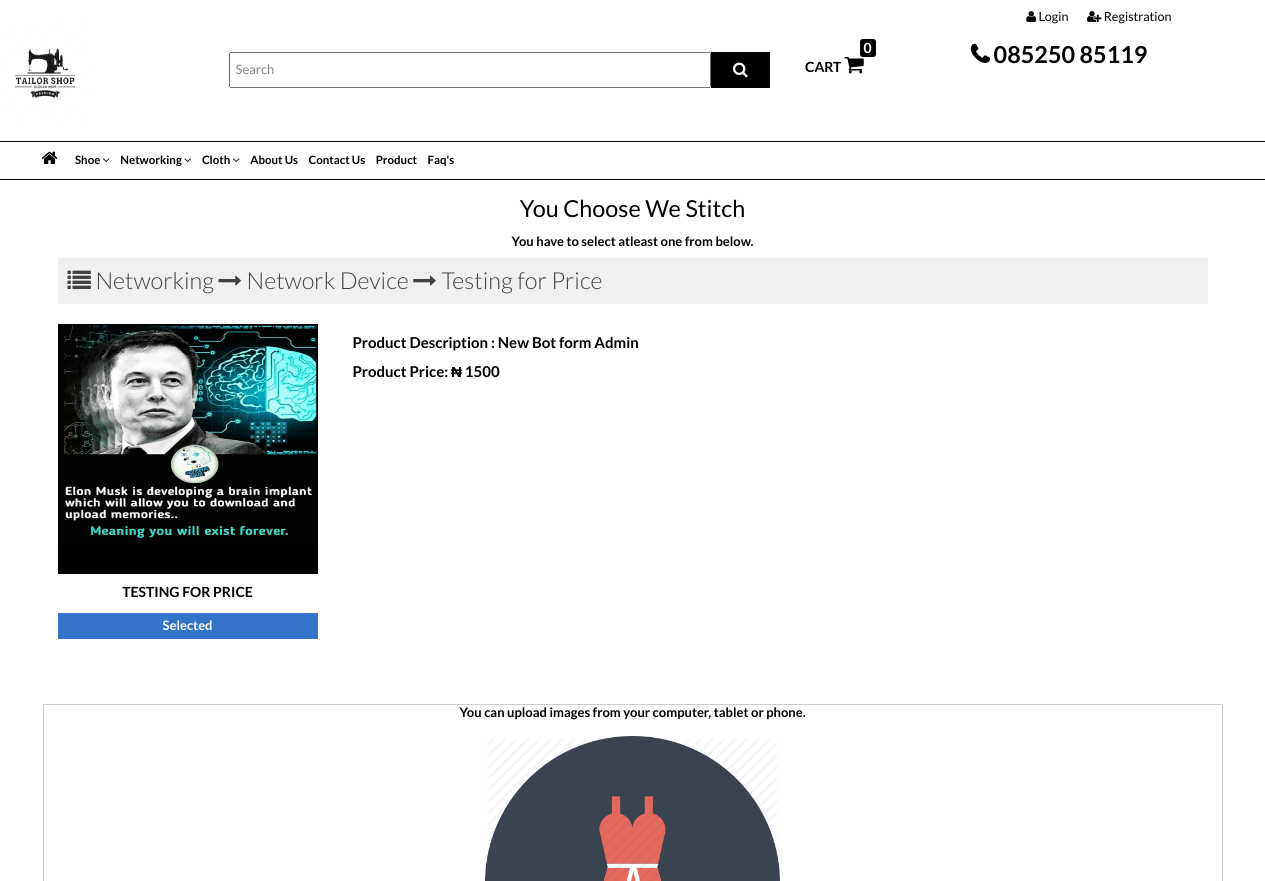
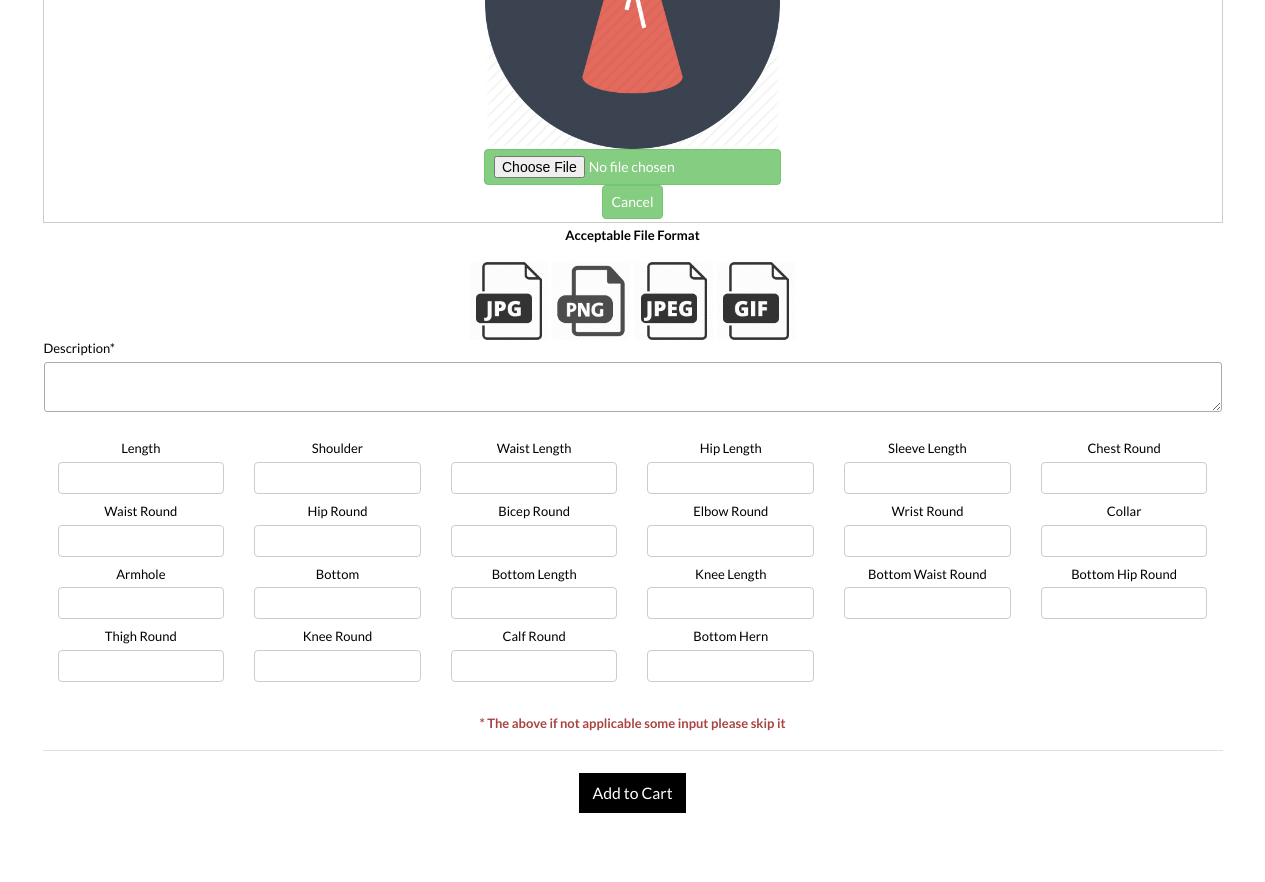
The app's page /t_product/8 with its own data (2 pictures, top to bottom).
### tables this page shows
CREATE TABLE `tbl_category` (
  `cat_id` int(11) NOT NULL,
  `category_name` varchar(50) NOT NULL,
  `cat_img` varchar(150) DEFAULT NULL,
  `status` enum('YES','NO') NOT NULL,
  `customer_id` int(11) NOT NULL,
  `update_date` timestamp NULL DEFAULT NULL ON UPDATE CURRENT_TIMESTAMP
);

CREATE TABLE `tbl_product` (
  `pro_id` int(11) NOT NULL,
  `cat_id` int(11) NOT NULL,
  `sub_cat_id` int(11) NOT NULL,
  `design_id` varchar(200) NOT NULL,
  `pro_name` varchar(150) NOT NULL,
  `pro_img` varchar(150) NOT NULL,
  `pro_details` text NOT NULL,
  `pro_rate` varchar(50) NOT NULL,
  `customer_id` int(11) NOT NULL,
  `pro_price` int(11) NOT NULL COMMENT 'adding price to product',
  `status` enum('YES','NO') NOT NULL,
  `update_date` timestamp NOT NULL DEFAULT CURRENT_TIMESTAMP ON UPDATE CURRENT_TIMESTAMP
);

### application/views/include/t_header_one.php (the view, shortened to what the rows shown need)
    <header class="header">
        <nav class="navbar navbar-wd" id="navbar">
            <div class="container no-pdd-lg">
                <div class="pull-left search-focus-fade no-pdd-lg" id="slidemenu">
<ul class="nav navbar-nav mobile">
    <?php
        $datavalues = array('status' => 'YES');
        $get_category = get_data_array('tbl_category',$datavalues);
    foreach($get_category as $key => $value){ ?>
  <li>
    <a href="#" class="dropdown-toggle">
        <span class="link-name">
            <?php echo $value->category_name; ?> <i class="fa fa-angle-down"></i>
        </span>
    </a>
   </li>
    <li class="al-subcategory">
    <li>
    <?php } ?>
</ul>
                </div>
            </div>
        </nav>
    </header>

### application/views/website/t_product.php (shortened to what the rows shown need)
<?php $this->load->view('include/t_header'); ?>
<body id="asdf" class=" catalog-category-view categorypath-women-new-arrivals-html category-new-arrivals store-default" style="overflow-x:hidden;">
<div id="mainContainer" class="wrapper">
<?php $this->load->view('include/t_header_one'); ?>
<section class="content product-cat-sl content--fill content-fill-3d ">
    <div class="container wdt-contain">
<section class="content">
      <div class="container">
        <div class="row product-info-outer">
        <div class="panel panel-default panel-table">
          <div class="panel-body">
            <div class="tr">
              <div class="td col-md-12 text-center">
                <div class="social-links social-links--colorize social-links--dark social-links--large">
                  <div class="tab-content tab-content--wd">
          <div role="tabpanel" class="tab-pane active style-4" id="Tab1" style="box-shadow: none;">
    <link rel="stylesheet" type="text/css" href="<?php echo base_url()?>assets/website_assets/adminassets/css/jquery-confirm.css">
		<form method="post" <?php if(!empty($cart_data)){ ?>action="<?php echo base_url()."t_product_update1"; ?>"<?php }else{ ?>action="<?php echo base_url()."t_product_update"; ?>" <?php } ?>  enctype="multipart/form-data" id="product_form">
    <div class="row" id="design">
    	<h3 class="text-warning" style="padding-top: 10px;margin-bottom: 20px;padding-bottom:10px;background-color: rgba(0, 0, 0, 0.06);text-align: left;padding-left:10px;"><i class="fa fa-list"></i> <?php echo get_value('tbl_category','cat_id',$product[0]->cat_id,'category_name'); ?> <i class="fa fa-long-arrow-right"></i> <?php echo get_value('tbl_sub_category','sub_cat_id',$product[0]->sub_cat_id,'sub_cat_name'); ?> <i class="fa fa-long-arrow-right"></i>  <?php echo $product[0]->pro_name; ?> <?php if(!empty($cart_data)){ ?><span class="badge badge-danger">Update Your Cart Product</span><?php } ?></h3>
      <div class="row">
      	<div class="product-preview-wrapper col-md-3 col-sm-4 col-xs-6">
      		<div class="boxSep">
      			<div class="imgLiquidNoFill imgLiquid">
      				<div class="product-category">
      					<a href="#" class="fabric" title="">
      						<img src="<?php echo base_url()."uploads/".$product[0]->pro_img; ?>">
      					</a>
      					<div class="product-category__info">
      						<div class="product-category__info__ribbon" style="background-color: transparent;color: #000;font-weight: 600;position:relative;bottom: 102px;">
      							<h5 class="product-category__info__ribbon__title"><?php echo $product[0]->pro_name; ?></h5>
      						</div>
      					</div>
      				</div>
      				</div>
      			</div>
      		</div>
      		<div class=" col-md-9 col-sm-4 col-xs-6">
      		<p style="float: left;font-weight: bold;font-size: 15px;">Product Description : <?php echo $product[0]->pro_details; ?></p>
      		</div>
      		<div class="col-md-9 col-sm-4 col-xs-6">
      		<p style="float: left;font-weight: bold;font-size: 15px;">Product Price: &#8358; <?php echo $product[0]->pro_price; ?></p>
      		</div>
      	</div>
		<div class="row">
			<div role="tabpanel" class="tab-pane" id="Tab2" style="min-height:400px;  max-height:400px;border: 1px solid #ccc;">
          </div>
          </div>
          <div class="row" style="margin-top: 100px;">
          	<div class="col-md-2">
</div>
<div class="col-md-2">
</div>
<div class="col-md-2">
</div>
<div class="col-md-2">
</div>
<div class="col-md-2">
</div>
<div class="col-md-2">
</div>
<div class="col-md-2">
</div>
<div class="col-md-2">
</div>
<div class="col-md-2">
</div>
<div class="col-md-2">
</div>
<div class="col-md-2">
</div>
<div class="col-md-2">
</div>
<div class="col-md-2">
</div>
<div class="col-md-2">
</div>
<div class="col-md-2">
</div>
<div class="col-md-2">
</div>
<div class="col-md-2">
</div>
<div class="col-md-2">
</div>
<div class="col-md-2">
</div>
<div class="col-md-2">
</div>
<div class="col-md-2">
</div>
<div class="col-md-2">
</div>
          </div>
          <br>
          <div class="row">
          	<div class="col-md-12">
          	</div>
          </div>
      <br>
      <div class="row">
      	<hr><br>
      	<div class="col-md-12">
      	</div>
      </div>
    </div>
    </form>
            </div>
          </div>
        </div>
          </div>
          </div>
        </div>
                    </div>
                    </div>
                </div>
              </div>
            </div>

### records on screen
tbl_category: category_name "Shoe"
tbl_category: category_name "Networking"
tbl_category: category_name "Cloth"
tbl_product: pro_name "Testing for Price", pro_img (picture), pro_name "TESTING FOR PRICE", pro_details "New Bot form Admin", pro_price "1500"

### other values on screen
get_value('tbl_category','cat_id',$product[0]->cat_id,'category_name') "Networking"
